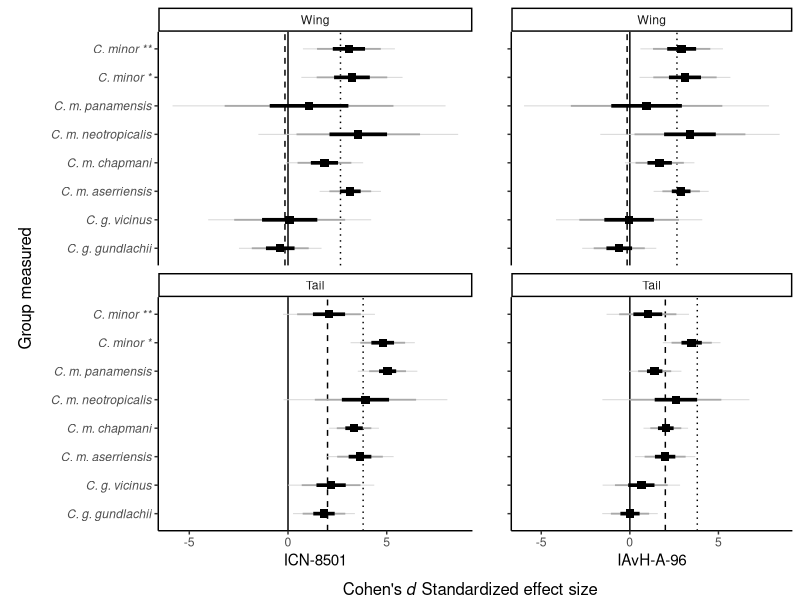

Reproduce this figure in R.
#Chordeiles
rm(list=ls())

#########
#Data from Oberholser (1914), Selander & Alvarez-Toro (1955), Eisenmann (1962),
#and measurements by FGS in ICN and OAC in IAvH-A
#########
data<-read.csv("Chordeiles_EffectSize.csv")
head(data)
#Cohen's d
attach(data)

data$s <- sqrt(var) #SD
data$d1 <- ((MeanE - MeanC1)/data$s)*((n-3)/(n-2.25))*(sqrt((n-2)/n)) #corrected by small sample size
data$d2 <- ((MeanE - MeanC2)/data$s)*((n-3)/(n-2.25))*(sqrt((n-2)/n)) #corrected by small sample size
#margin of error (w) = critical value for T * SE
#df = n-1
data$df<-n-1
#estimate tritical value for T
data$t99<-qt(p=0.01, df=data$df, lower.tail = F)
data$t95<-qt(p=0.05, df=data$df, lower.tail = F)
data$t80<-qt(p=0.2, df=data$df, lower.tail = F)

#CI lower and upper
data$CI99upp1 <- data$d1 + data$t99 * SE
data$CI99low1 <- data$d1 - data$t99 * SE

data$CI99upp2 <- data$d2 + data$t99 * SE
data$CI99low2 <- data$d2 - data$t99 * SE

data$CI95upp1 <- data$d1 + data$t95 * SE
data$CI95low1 <- data$d1 - data$t95 * SE
data$CI95upp2 <- data$d2 + data$t95 * SE
data$CI95low2 <- data$d2 - data$t95 * SE

data$CI80upp1 <- data$d1 + data$t80 * SE
data$CI80low1 <- data$d1 - data$t80 * SE

data$CI80upp2 <- data$d2 + data$t80 * SE
data$CI80low2 <- data$d2 - data$t80 * SE

library(ggplot2)

mCminorWing<-mean(data$d1[1:6])
mCgunlaWing<-mean(data$d1[7:8])

mCminorTail<-mean(data$d1[9:14])
mCgunlaTail<-mean(data$d1[15:16])

data$Measurement <- factor(data$Measurement, levels=c("Wing",
                                                      "Tail"))

ICN<-ggplot(data,aes(x=d1,y=Group))+
  facet_wrap(~Measurement, ncol=1)+
  geom_vline(xintercept = 0)+
  geom_vline(data=subset(data, Measurement=="Wing"),aes(xintercept = mCminorWing),linetype="dotted")+
  geom_vline(data=subset(data, Measurement=="Tail"),aes(xintercept = mCminorTail),linetype="dotted")+
  geom_vline(data=subset(data, Measurement=="Wing"),aes(xintercept = mCgunlaWing),linetype="dashed")+
  geom_vline(data=subset(data, Measurement=="Tail"),aes(xintercept = mCgunlaTail),linetype="dashed")+
  geom_linerange(aes(xmin=CI99low1,xmax=CI99upp1), color="lightgray", size=0.3125)+
  geom_linerange(aes(xmin=CI95low1,xmax=CI95upp1), color="darkgray", size=0.625)+
  geom_linerange(aes(xmin=CI80low1,xmax=CI80upp1), size=1.25)+
  geom_point(shape=15, size=2.5)+
  labs(x="ICN-8501",
       y="")+
  theme_classic()+
  theme(axis.text.y = element_text(face="italic"))

IAvH<-ggplot(data,aes(x=d2,y=Group))+
  geom_vline(xintercept = 0)+
  geom_vline(data=subset(data, Measurement=="Wing"),aes(xintercept = mCminorWing),linetype="dotted")+
  geom_vline(data=subset(data, Measurement=="Tail"),aes(xintercept = mCminorTail),linetype="dotted")+
  geom_vline(data=subset(data, Measurement=="Wing"),aes(xintercept = mCgunlaWing),linetype="dashed")+
  geom_vline(data=subset(data, Measurement=="Tail"),aes(xintercept = mCgunlaTail),linetype="dashed")+
  geom_linerange(aes(xmin=CI99low2,xmax=CI99upp2), color="lightgray", size=0.3125)+
  geom_linerange(aes(xmin=CI95low2,xmax=CI95upp2), color="darkgray", size=0.625)+
  geom_linerange(aes(xmin=CI80low2,xmax=CI80upp2), size=1.25)+
  geom_point(shape=15, size=2.5)+
  facet_wrap(~Measurement, ncol=1)+
  labs(x="IAvH-A-96",
       y="")+
  theme_classic()+
  theme(axis.text.y = element_blank())

# combine
library(gridExtra)
library(grid)
grid.arrange(arrangeGrob(ICN,IAvH,
                         ncol=2, 
                         widths = c(2,1.4),
                         left=textGrob("Group measured", rot = 90, vjust = 1.5)),
                         bottom=textGrob(expression("Cohen's"~italic(d)*" Standardized effect size"),
                                         vjust = 0.5, hjust = 0.225))
#Export pdf 6.0 * 5.5
